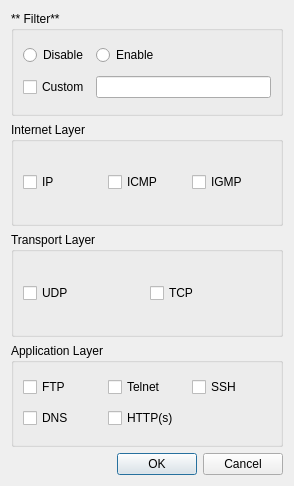
<?xml version="1.0" encoding="UTF-8"?>
<ui version="4.0">
 <class>Dialog</class>
 <widget class="QDialog" name="Dialog">
  <property name="geometry">
   <rect>
    <x>0</x>
    <y>0</y>
    <width>294</width>
    <height>486</height>
   </rect>
  </property>
  <property name="windowTitle">
   <string>Dialog</string>
  </property>
  <layout class="QVBoxLayout" name="verticalLayout_3">
   <item>
    <layout class="QVBoxLayout" name="filterVerLayout">
     <item>
      <widget class="QGroupBox" name="filterGroupBox">
       <property name="title">
        <string>** Filter**</string>
       </property>
       <layout class="QGridLayout" name="gridLayout">
        <item row="1" column="1">
         <widget class="QRadioButton" name="disableRadio">
          <property name="text">
           <string>Disable</string>
          </property>
         </widget>
        </item>
        <item row="1" column="2">
         <widget class="QRadioButton" name="enableRaido">
          <property name="text">
           <string>Enable</string>
          </property>
         </widget>
        </item>
        <item row="2" column="2">
         <widget class="QLineEdit" name="customLineEdit"/>
        </item>
        <item row="2" column="1">
         <widget class="QCheckBox" name="customCheckBox">
          <property name="text">
           <string>Custom</string>
          </property>
         </widget>
        </item>
       </layout>
      </widget>
     </item>
     <item>
      <widget class="QGroupBox" name="intGroupBox">
       <property name="title">
        <string>Internet Layer</string>
       </property>
       <layout class="QHBoxLayout" name="horizontalLayout_3">
        <item>
         <widget class="QCheckBox" name="ipCheckBox">
          <property name="text">
           <string>IP</string>
          </property>
         </widget>
        </item>
        <item>
         <widget class="QCheckBox" name="icmpCheckBox">
          <property name="text">
           <string>ICMP</string>
          </property>
         </widget>
        </item>
        <item>
         <widget class="QCheckBox" name="igmpCheckBox">
          <property name="text">
           <string>IGMP</string>
          </property>
         </widget>
        </item>
       </layout>
      </widget>
     </item>
     <item>
      <widget class="QGroupBox" name="tranGroupBox">
       <property name="title">
        <string>Transport Layer</string>
       </property>
       <layout class="QHBoxLayout" name="horizontalLayout_2">
        <item>
         <widget class="QCheckBox" name="udpCheckBox">
          <property name="text">
           <string>UDP</string>
          </property>
         </widget>
        </item>
        <item>
         <widget class="QCheckBox" name="tcpCheckBox">
          <property name="text">
           <string>TCP</string>
          </property>
         </widget>
        </item>
       </layout>
      </widget>
     </item>
     <item>
      <widget class="QGroupBox" name="appGroupBox">
       <property name="title">
        <string>Application Layer</string>
       </property>
       <layout class="QGridLayout" name="gridLayout_2">
        <item row="0" column="0">
         <widget class="QCheckBox" name="ftpCheckBox">
          <property name="text">
           <string>FTP</string>
          </property>
         </widget>
        </item>
        <item row="0" column="1">
         <widget class="QCheckBox" name="telnetCheckBox">
          <property name="text">
           <string>Telnet</string>
          </property>
         </widget>
        </item>
        <item row="0" column="2">
         <widget class="QCheckBox" name="sshCheckBox">
          <property name="text">
           <string>SSH</string>
          </property>
         </widget>
        </item>
        <item row="1" column="0">
         <widget class="QCheckBox" name="dnsCheckBox">
          <property name="text">
           <string>DNS</string>
          </property>
         </widget>
        </item>
        <item row="1" column="1">
         <widget class="QCheckBox" name="httpsCheckBox">
          <property name="text">
           <string>HTTP(s)</string>
          </property>
         </widget>
        </item>
       </layout>
      </widget>
     </item>
    </layout>
   </item>
   <item>
    <widget class="QDialogButtonBox" name="buttonBox">
     <property name="orientation">
      <enum>Qt::Horizontal</enum>
     </property>
     <property name="standardButtons">
      <set>QDialogButtonBox::Cancel|QDialogButtonBox::Ok</set>
     </property>
    </widget>
   </item>
  </layout>
 </widget>
 <resources/>
 <connections>
  <connection>
   <sender>buttonBox</sender>
   <signal>accepted()</signal>
   <receiver>Dialog</receiver>
   <slot>accept()</slot>
   <hints>
    <hint type="sourcelabel">
     <x>248</x>
     <y>254</y>
    </hint>
    <hint type="destinationlabel">
     <x>157</x>
     <y>274</y>
    </hint>
   </hints>
  </connection>
  <connection>
   <sender>buttonBox</sender>
   <signal>rejected()</signal>
   <receiver>Dialog</receiver>
   <slot>reject()</slot>
   <hints>
    <hint type="sourcelabel">
     <x>316</x>
     <y>260</y>
    </hint>
    <hint type="destinationlabel">
     <x>286</x>
     <y>274</y>
    </hint>
   </hints>
  </connection>
 </connections>
</ui>
